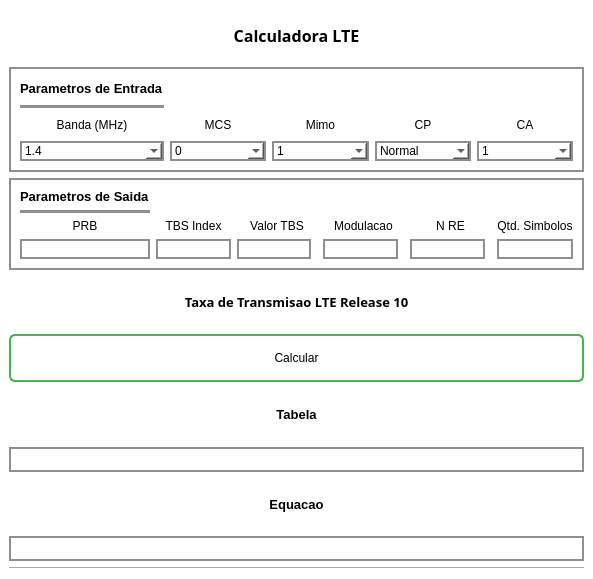
<?xml version="1.0" encoding="UTF-8"?>
<ui version="4.0">
 <class>MainWindow</class>
 <widget class="QMainWindow" name="MainWindow">
  <property name="geometry">
   <rect>
    <x>0</x>
    <y>0</y>
    <width>593</width>
    <height>579</height>
   </rect>
  </property>
  <property name="windowTitle">
   <string>MainWindow</string>
  </property>
  <property name="styleSheet">
   <string notr="true">background: white;</string>
  </property>
  <widget class="QWidget" name="centralwidget">
   <layout class="QGridLayout" name="gridLayout">
    <item row="2" column="0" rowspan="2" colspan="2">
     <widget class="QFrame" name="inputDataFrame">
      <property name="styleSheet">
       <string notr="true">border: 2px solid #8f8f91; background: </string>
      </property>
      <property name="frameShape">
       <enum>QFrame::StyledPanel</enum>
      </property>
      <property name="frameShadow">
       <enum>QFrame::Raised</enum>
      </property>
      <layout class="QGridLayout" name="gridLayout_2">
       <item row="3" column="4">
        <widget class="QLabel" name="label_5">
         <property name="styleSheet">
          <string notr="true">border: none;</string>
         </property>
         <property name="text">
          <string>Mimo</string>
         </property>
         <property name="alignment">
          <set>Qt::AlignCenter</set>
         </property>
        </widget>
       </item>
       <item row="4" column="1">
        <widget class="QComboBox" name="comboBanda">
         <item>
          <property name="text">
           <string>1.4</string>
          </property>
         </item>
         <item>
          <property name="text">
           <string>3</string>
          </property>
         </item>
         <item>
          <property name="text">
           <string>5</string>
          </property>
         </item>
         <item>
          <property name="text">
           <string>10</string>
          </property>
         </item>
         <item>
          <property name="text">
           <string>15</string>
          </property>
         </item>
         <item>
          <property name="text">
           <string>20</string>
          </property>
         </item>
        </widget>
       </item>
       <item row="3" column="2">
        <widget class="QLabel" name="label_3">
         <property name="styleSheet">
          <string notr="true">border: none;</string>
         </property>
         <property name="text">
          <string>MCS</string>
         </property>
         <property name="alignment">
          <set>Qt::AlignCenter</set>
         </property>
        </widget>
       </item>
       <item row="3" column="6">
        <widget class="QLabel" name="label_2">
         <property name="styleSheet">
          <string notr="true">border: none;</string>
         </property>
         <property name="text">
          <string>CP</string>
         </property>
         <property name="alignment">
          <set>Qt::AlignCenter</set>
         </property>
        </widget>
       </item>
       <item row="4" column="6">
        <widget class="QComboBox" name="comboPrefixCycle">
         <item>
          <property name="text">
           <string>Normal</string>
          </property>
         </item>
         <item>
          <property name="text">
           <string>Extendido</string>
          </property>
         </item>
        </widget>
       </item>
       <item row="4" column="2">
        <widget class="QComboBox" name="comboMCS">
         <item>
          <property name="text">
           <string>0</string>
          </property>
         </item>
         <item>
          <property name="text">
           <string>1</string>
          </property>
         </item>
         <item>
          <property name="text">
           <string>2</string>
          </property>
         </item>
         <item>
          <property name="text">
           <string>3</string>
          </property>
         </item>
         <item>
          <property name="text">
           <string>4</string>
          </property>
         </item>
         <item>
          <property name="text">
           <string>5</string>
          </property>
         </item>
         <item>
          <property name="text">
           <string>6</string>
          </property>
         </item>
         <item>
          <property name="text">
           <string>7</string>
          </property>
         </item>
         <item>
          <property name="text">
           <string>8</string>
          </property>
         </item>
         <item>
          <property name="text">
           <string>9</string>
          </property>
         </item>
         <item>
          <property name="text">
           <string>10</string>
          </property>
         </item>
         <item>
          <property name="text">
           <string>11</string>
          </property>
         </item>
         <item>
          <property name="text">
           <string>12</string>
          </property>
         </item>
         <item>
          <property name="text">
           <string>13</string>
          </property>
         </item>
         <item>
          <property name="text">
           <string>14</string>
          </property>
         </item>
         <item>
          <property name="text">
           <string>15</string>
          </property>
         </item>
         <item>
          <property name="text">
           <string>16</string>
          </property>
         </item>
         <item>
          <property name="text">
           <string>17</string>
          </property>
         </item>
         <item>
          <property name="text">
           <string>18</string>
          </property>
         </item>
         <item>
          <property name="text">
           <string>19</string>
          </property>
         </item>
         <item>
          <property name="text">
           <string>20</string>
          </property>
         </item>
         <item>
          <property name="text">
           <string>21</string>
          </property>
         </item>
         <item>
          <property name="text">
           <string>22</string>
          </property>
         </item>
         <item>
          <property name="text">
           <string>23</string>
          </property>
         </item>
         <item>
          <property name="text">
           <string>24</string>
          </property>
         </item>
         <item>
          <property name="text">
           <string>25</string>
          </property>
         </item>
         <item>
          <property name="text">
           <string>26</string>
          </property>
         </item>
         <item>
          <property name="text">
           <string>27</string>
          </property>
         </item>
         <item>
          <property name="text">
           <string>28</string>
          </property>
         </item>
        </widget>
       </item>
       <item row="3" column="1">
        <widget class="QLabel" name="label_4">
         <property name="styleSheet">
          <string notr="true">border: none;</string>
         </property>
         <property name="text">
          <string>Banda (MHz)</string>
         </property>
         <property name="alignment">
          <set>Qt::AlignCenter</set>
         </property>
        </widget>
       </item>
       <item row="4" column="4">
        <widget class="QComboBox" name="ComboMimo">
         <item>
          <property name="text">
           <string>1</string>
          </property>
         </item>
         <item>
          <property name="text">
           <string>2</string>
          </property>
         </item>
         <item>
          <property name="text">
           <string>4</string>
          </property>
         </item>
         <item>
          <property name="text">
           <string>8</string>
          </property>
         </item>
        </widget>
       </item>
       <item row="3" column="8">
        <widget class="QLabel" name="label_6">
         <property name="styleSheet">
          <string notr="true">border: none;</string>
         </property>
         <property name="text">
          <string>CA</string>
         </property>
         <property name="alignment">
          <set>Qt::AlignCenter</set>
         </property>
        </widget>
       </item>
       <item row="1" column="1">
        <widget class="Line" name="line_2">
         <property name="orientation">
          <enum>Qt::Horizontal</enum>
         </property>
        </widget>
       </item>
       <item row="4" column="8">
        <widget class="QComboBox" name="comboCarrierAgg">
         <property name="enabled">
          <bool>true</bool>
         </property>
         <item>
          <property name="text">
           <string>1</string>
          </property>
         </item>
         <item>
          <property name="text">
           <string>2</string>
          </property>
         </item>
         <item>
          <property name="text">
           <string>3</string>
          </property>
         </item>
         <item>
          <property name="text">
           <string>4</string>
          </property>
         </item>
         <item>
          <property name="text">
           <string>5</string>
          </property>
         </item>
        </widget>
       </item>
       <item row="0" column="1">
        <widget class="QLabel" name="label_9">
         <property name="font">
          <font>
           <pointsize>10</pointsize>
           <weight>75</weight>
           <bold>true</bold>
          </font>
         </property>
         <property name="styleSheet">
          <string notr="true">border: none;</string>
         </property>
         <property name="text">
          <string>Parametros de Entrada</string>
         </property>
        </widget>
       </item>
      </layout>
     </widget>
    </item>
    <item row="6" column="0" colspan="2">
     <widget class="QLabel" name="label_10">
      <property name="font">
       <font>
        <family>Segoe UI Black</family>
        <pointsize>10</pointsize>
        <weight>75</weight>
        <bold>true</bold>
       </font>
      </property>
      <property name="text">
       <string>Taxa de Transmisao LTE Release 10</string>
      </property>
      <property name="alignment">
       <set>Qt::AlignCenter</set>
      </property>
     </widget>
    </item>
    <item row="5" column="0" colspan="2">
     <widget class="QFrame" name="outputParamsDataFrame">
      <property name="enabled">
       <bool>true</bool>
      </property>
      <property name="styleSheet">
       <string notr="true">border: 2px solid #8f8f91;</string>
      </property>
      <property name="frameShape">
       <enum>QFrame::StyledPanel</enum>
      </property>
      <property name="frameShadow">
       <enum>QFrame::Raised</enum>
      </property>
      <layout class="QGridLayout" name="gridLayout_3">
       <item row="4" column="1">
        <widget class="QLineEdit" name="outputTbsIndex">
         <property name="enabled">
          <bool>false</bool>
         </property>
        </widget>
       </item>
       <item row="4" column="2">
        <widget class="QLineEdit" name="ouputTbsValue">
         <property name="enabled">
          <bool>false</bool>
         </property>
        </widget>
       </item>
       <item row="2" column="4" colspan="2">
        <widget class="QLabel" name="label_13">
         <property name="styleSheet">
          <string notr="true">border: none;</string>
         </property>
         <property name="text">
          <string>Modulacao</string>
         </property>
         <property name="alignment">
          <set>Qt::AlignCenter</set>
         </property>
        </widget>
       </item>
       <item row="4" column="0">
        <widget class="QLineEdit" name="outputPRB">
         <property name="enabled">
          <bool>false</bool>
         </property>
        </widget>
       </item>
       <item row="0" column="0">
        <widget class="QLabel" name="label_17">
         <property name="font">
          <font>
           <pointsize>10</pointsize>
           <weight>75</weight>
           <bold>true</bold>
          </font>
         </property>
         <property name="styleSheet">
          <string notr="true">border: none;</string>
         </property>
         <property name="text">
          <string>Parametros de Saida</string>
         </property>
        </widget>
       </item>
       <item row="4" column="6">
        <widget class="QLineEdit" name="outputNumRE">
         <property name="enabled">
          <bool>false</bool>
         </property>
        </widget>
       </item>
       <item row="2" column="0">
        <widget class="QLabel" name="label_11">
         <property name="styleSheet">
          <string notr="true">border: none;</string>
         </property>
         <property name="text">
          <string>PRB</string>
         </property>
         <property name="alignment">
          <set>Qt::AlignCenter</set>
         </property>
        </widget>
       </item>
       <item row="2" column="2" colspan="2">
        <widget class="QLabel" name="label_12">
         <property name="styleSheet">
          <string notr="true">border: none;</string>
         </property>
         <property name="text">
          <string>Valor TBS</string>
         </property>
         <property name="alignment">
          <set>Qt::AlignCenter</set>
         </property>
        </widget>
       </item>
       <item row="2" column="6" colspan="2">
        <widget class="QLabel" name="label_15">
         <property name="styleSheet">
          <string notr="true">border: none;</string>
         </property>
         <property name="text">
          <string>N RE</string>
         </property>
         <property name="alignment">
          <set>Qt::AlignCenter</set>
         </property>
        </widget>
       </item>
       <item row="2" column="1">
        <widget class="QLabel" name="label_14">
         <property name="styleSheet">
          <string notr="true">border: none;</string>
         </property>
         <property name="text">
          <string>TBS Index</string>
         </property>
         <property name="alignment">
          <set>Qt::AlignCenter</set>
         </property>
        </widget>
       </item>
       <item row="4" column="4">
        <widget class="QLineEdit" name="outputModulacao">
         <property name="enabled">
          <bool>false</bool>
         </property>
        </widget>
       </item>
       <item row="2" column="8">
        <widget class="QLabel" name="label_16">
         <property name="styleSheet">
          <string notr="true">border: none;</string>
         </property>
         <property name="text">
          <string>Qtd. Simbolos</string>
         </property>
         <property name="alignment">
          <set>Qt::AlignCenter</set>
         </property>
        </widget>
       </item>
       <item row="4" column="8">
        <widget class="QLineEdit" name="outputQtdSimbolos">
         <property name="enabled">
          <bool>false</bool>
         </property>
        </widget>
       </item>
       <item row="1" column="0">
        <widget class="Line" name="line_3">
         <property name="orientation">
          <enum>Qt::Horizontal</enum>
         </property>
        </widget>
       </item>
      </layout>
     </widget>
    </item>
    <item row="8" column="0" colspan="2">
     <widget class="QPushButton" name="btnCalcTPut">
      <property name="enabled">
       <bool>true</bool>
      </property>
      <property name="styleSheet">
       <string notr="true">QPushButton {
      border: 2px solid #4CAF50;
      border-radius: 6px;
      background-color: qlineargradient(x1: 0, y1: 0, x2: 0, y2: 1,
                                        stop: 0 #f6f7fa, stop: 1 #dadbde);
      min-width: 80px;
      padding: 15px 32px;
  }

QPushButton:pressed {
      background-color: qlineargradient(x1: 0, y1: 0, x2: 0, y2: 1,
                                        stop: 0 #dadbde, stop: 1 #f6f7fa);
  }</string>
      </property>
      <property name="text">
       <string>Calcular</string>
      </property>
     </widget>
    </item>
    <item row="0" column="0" colspan="2">
     <widget class="QLabel" name="label">
      <property name="font">
       <font>
        <family>Segoe UI Black</family>
        <pointsize>12</pointsize>
        <weight>75</weight>
        <bold>true</bold>
       </font>
      </property>
      <property name="text">
       <string>Calculadora LTE</string>
      </property>
      <property name="alignment">
       <set>Qt::AlignCenter</set>
      </property>
     </widget>
    </item>
    <item row="11" column="0" colspan="2">
     <widget class="QLineEdit" name="outputTabela">
      <property name="enabled">
       <bool>false</bool>
      </property>
      <property name="font">
       <font>
        <pointsize>10</pointsize>
        <weight>75</weight>
        <bold>true</bold>
       </font>
      </property>
      <property name="styleSheet">
       <string notr="true">border: 2px solid #8f8f91; padding: 2px 2px;</string>
      </property>
      <property name="alignment">
       <set>Qt::AlignCenter</set>
      </property>
     </widget>
    </item>
    <item row="16" column="0" colspan="2">
     <widget class="QLineEdit" name="outputEquacao">
      <property name="enabled">
       <bool>false</bool>
      </property>
      <property name="font">
       <font>
        <pointsize>10</pointsize>
        <weight>75</weight>
        <bold>true</bold>
       </font>
      </property>
      <property name="styleSheet">
       <string notr="true">border: 2px solid #8f8f91; padding: 2px 2px;</string>
      </property>
      <property name="text">
       <string/>
      </property>
      <property name="alignment">
       <set>Qt::AlignCenter</set>
      </property>
     </widget>
    </item>
    <item row="9" column="0" colspan="2">
     <widget class="QLabel" name="label_7">
      <property name="font">
       <font>
        <family>Segoe UI</family>
        <pointsize>10</pointsize>
        <weight>75</weight>
        <bold>true</bold>
       </font>
      </property>
      <property name="styleSheet">
       <string notr="true"/>
      </property>
      <property name="text">
       <string>Tabela</string>
      </property>
      <property name="alignment">
       <set>Qt::AlignCenter</set>
      </property>
     </widget>
    </item>
    <item row="12" column="0" colspan="2">
     <widget class="QLabel" name="label_8">
      <property name="font">
       <font>
        <family>Segoe UI</family>
        <pointsize>10</pointsize>
        <weight>75</weight>
        <bold>true</bold>
       </font>
      </property>
      <property name="text">
       <string>Equacao</string>
      </property>
      <property name="alignment">
       <set>Qt::AlignCenter</set>
      </property>
     </widget>
    </item>
    <item row="17" column="0" colspan="2">
     <widget class="Line" name="line">
      <property name="orientation">
       <enum>Qt::Horizontal</enum>
      </property>
     </widget>
    </item>
   </layout>
  </widget>
 </widget>
 <resources/>
 <connections/>
</ui>
